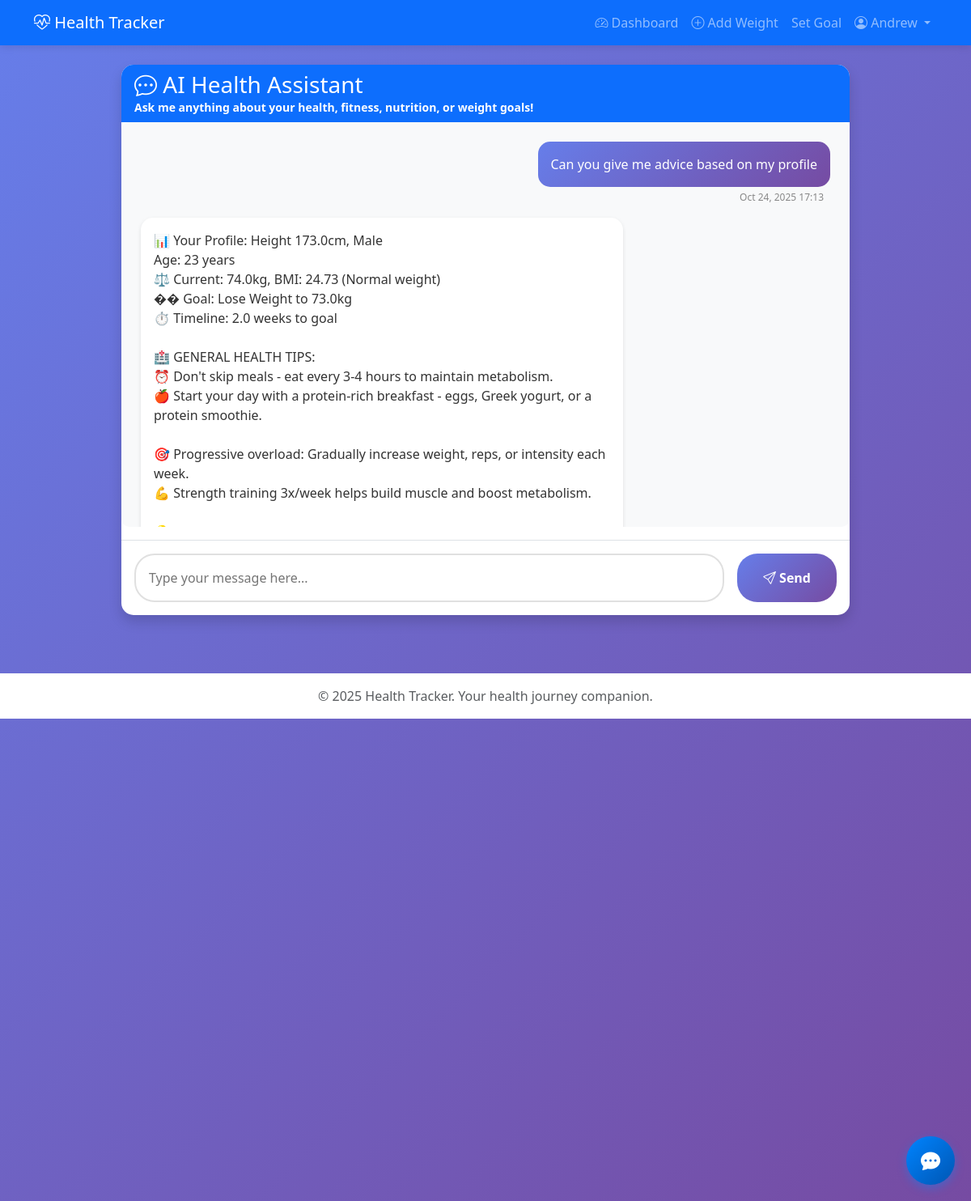
The page /accounts/chatbot/ (signed in) on the database its author committed.
### account/models.py (models this page shows, shortened)
class ChatMessage(models.Model):
    user = models.ForeignKey(User, on_delete=models.CASCADE, related_name='chat_messages')
    message = models.TextField()
    response = models.TextField()
    created_at = models.DateTimeField(auto_now_add=True)
    class Meta:
        ordering = ['-created_at']
        verbose_name = "Chat Message"
        verbose_name_plural = "Chat Messages"

### account/views.py (the view)
# urls.py: path('chatbot/', views.chatbot_view, name='chatbot'),
@login_required
def chatbot_view(request):
    recent_messages = request.user.chat_messages.all()[:20]
    context = {
        'recent_messages': recent_messages
    }
    return render(request, 'accounts/chatbot.html', context)

### templates/accounts/chatbot.html (shortened to what this page needs)
{% extends 'base.html' %}
{% block content %}
<div class="chat-container">
    <div class="card shadow">
        <div class="card-header bg-primary text-white">
            <h3 class="mb-0">
                <i class="bi bi-chat-dots"></i> AI Health Assistant
            </h3>
            <p class="mb-0 small">Ask me anything about your health, fitness, nutrition, or weight goals!</p>
        </div>
        <div class="card-body p-0">
            <div class="chat-box" id="chatBox">
                {% for chat in recent_messages reversed %}
                <div class="message-wrapper user">
                    <div class="message-bubble">{{ chat.message }}</div>
                    <div class="message-time">{{ chat.created_at|date:"M d, Y H:i" }}</div>
                </div>
                <div class="message-wrapper ai">
                    <div class="message-bubble">{{ chat.response }}</div>
                </div>
                {% endfor %}
            </div>
            <div class="p-3 border-top">
                <div class="chat-input-container">
                    <textarea
                        id="messageInput"
                        class="chat-input"
                        placeholder="Type your message here..."
                        rows="1"
                    ></textarea>
                    <button id="sendBtn" class="send-btn">
                        <i class="bi bi-send"></i> Send
                    </button>
                </div>
            </div>
        </div>
    </div>
</div>
{% endblock %}

### templates/base.html (shortened to what this page needs)
<!DOCTYPE html>
<html lang="en">
<head>
    {% load static %}
    <link href="https://cdn.jsdelivr.net/npm/bootstrap@5.3.0/dist/css/bootstrap.min.css" rel="stylesheet">
    <link rel="stylesheet" href="https://cdn.jsdelivr.net/npm/bootstrap-icons@1.10.0/font/bootstrap-icons.css">
</head>
<body>
    {% if user.is_authenticated %}
    <nav class="navbar navbar-expand-lg navbar-dark bg-primary sticky-top">
        <div class="container">
            <a class="navbar-brand" href="{% url 'accounts:dashboard' %}">
                <i class="bi bi-heart-pulse"></i> Health Tracker
            </a>
            <div class="collapse navbar-collapse" id="navbarNav">
                <ul class="navbar-nav ms-auto">
                    <li class="nav-item">
                        <a class="nav-link {% if request.resolver_match.url_name == 'dashboard' %}active{% endif %}" href="{% url 'accounts:dashboard' %}">
                            <i class="bi bi-speedometer2"></i> Dashboard
                        </a>
                    </li>
                    <li class="nav-item">
                        <a class="nav-link {% if request.resolver_match.url_name == 'add_weight' %}active{% endif %}" href="{% url 'accounts:add_weight' %}">
                            <i class="bi bi-plus-circle"></i> Add Weight
                        </a>
                    </li>
                    <li class="nav-item">
                        <a class="nav-link {% if request.resolver_match.url_name == 'set_goal' %}active{% endif %}" href="{% url 'accounts:set_goal' %}">
                             Set Goal
                        </a>
                    </li>
                    <li class="nav-item dropdown">
                        <a class="nav-link dropdown-toggle" href="#" id="userDropdown" role="button" data-bs-toggle="dropdown">
                            <i class="bi bi-person-circle"></i> {% if user.first_name %}{{ user.first_name }}{% else %}{{ user.username }}{% endif %}
                        </a>
                    </li>
                </ul>
            </div>
        </div>
    </nav>
    {% endif %}
    <main class="py-4">
        <div class="container">
            {% block content %}{% endblock %}
        </div>
    </main>
    <footer class="bg-white text-center text-muted py-3 mt-5">
        <div class="container">
            <p class="mb-0">&copy; 2025 Health Tracker. Your health journey companion.</p>
        </div>
    </footer>
    {% if user.is_authenticated %}
    <div class="chat-widget-container">
        <button class="chat-toggle-btn" id="chatToggleBtn" title="Chat with AI Assistant">
            <i class="bi bi-chat-dots-fill"></i>
        </button>
    </div>
    {% endif %}
</body>
</html>

### templates/base.html (style rules this page uses)
:root { --primary-color: #667eea; --secondary-color: #764ba2; --chat-primary: #0084ff; }
body { background: linear-gradient(135deg, #667eea 0%, #764ba2 100%); min-height: 100vh; padding-bottom: 20px; }
.navbar { box-shadow: 0 2px 10px rgba(0,0,0,0.1); }
.card { border: none; box-shadow: 0 5px 20px rgba(0,0,0,0.1); border-radius: 15px; overflow: hidden; }
.card-header { border: none; font-weight: 600; }
.chat-widget-container { position: fixed; bottom: 20px; right: 20px; z-index: 1000; }
.chat-toggle-btn { width: 60px; height: 60px; border-radius: 50%; background: linear-gradient(135deg, var(--chat-primary) 0%, #0056b3 100%); border: none; color: white; font-size: 24px; box-shadow: 0 4px 12px rgba(0,132,255,0.4); cursor: pointer; transition: all 0.3s; display: flex; align-items: center; justify-content: center; position: relative; }
.chat-input { flex: 1; border: 1px solid #e0e0e0; border-radius: 20px; padding: 10px 15px; font-size: 14px; resize: none; max-height: 100px; }

### templates/accounts/chatbot.html (style rules this page uses)
.chat-container { max-width: 900px; margin: 0 auto; }
.chat-box { height: 500px; overflow-y: auto; padding: 1.5rem; background: #f8f9fa; border-radius: 10px; margin-bottom: 1rem; }
.message-wrapper { margin-bottom: 1rem; display: flex; flex-direction: column; }
.message-wrapper.user { align-items: flex-end; }
.message-wrapper.ai { align-items: flex-start; }
.message-bubble { max-width: 70%; padding: 1rem; border-radius: 15px; word-wrap: break-word; white-space: pre-wrap; }
.message-wrapper.user .message-bubble { background: linear-gradient(135deg, #667eea 0%, #764ba2 100%); color: white; }
.message-wrapper.ai .message-bubble { background: white; color: #333; box-shadow: 0 2px 5px rgba(0,0,0,0.1); }
.message-time { font-size: 0.75rem; color: #888; margin-top: 0.25rem; padding: 0 0.5rem; }
.chat-input-container { display: flex; gap: 1rem; }
.chat-input { flex: 1; padding: 1rem; border: 2px solid #e0e0e0; border-radius: 25px; font-size: 1rem; resize: none; }
.send-btn { padding: 1rem 2rem; background: linear-gradient(135deg, #667eea 0%, #764ba2 100%); color: white; border: none; border-radius: 25px; font-weight: 600; cursor: pointer; transition: transform 0.2s; }

### rows shown on the page
ChatMessage: message "Can you give me advice based on my profile", created_at "Oct 24, 2025 17:13", response "📊 Your Profile: Height 173.0cm, Male Age: 23 years ⚖️ Current: 74.0kg, BMI: 24.73 (Normal weight) �� Goal: Lose Weight to 73.0kg ⏱️ Timeline: 2.0 weeks to goal 🏥 GENERAL HEALTH TIPS: ⏰ Don't skip meals - eat every 3-4 hours to maintain metabolism. 🍎 Start your day with a protein-rich breakfast - eggs, Greek yogurt, or a protein smoothie. 🎯 Progressive overload: Gradually increase weight, reps, or intensity each week. 💪 Strength training 3x/week helps build muscle and boost metabolism.…"

### other values the page prints
{{ user.first_name }} "Andrew"
